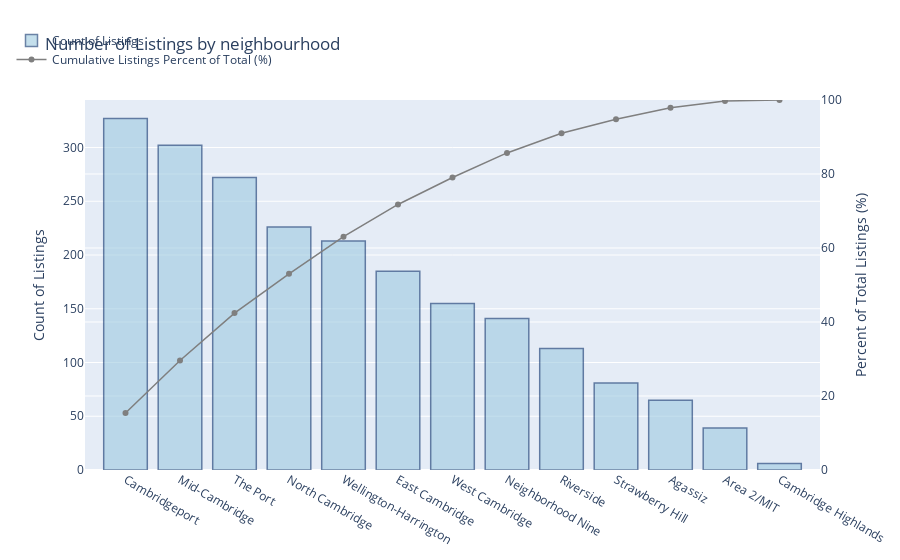

The notebook cell saved with this chart:
### Code cell
n_count = listings.groupby('neighbourhood').count()['id']
n_count = n_count.sort_values(ascending=False)
x = n_count.index
y = n_count
y_cum = np.cumsum(y)
y_perc = 100*y_cum/y.sum()

trace1 = dict(type='bar',
    x=x,
    y=y,
    marker=dict(
        color='rgb(158,202,225)',
        line=dict(
            color='rgb(8,48,107)',
            width=1.5)),
    name='Count of Listings',
    opacity=0.6
)

trace2 = dict(type='scatter',
    x=x,
    y=y_perc,
    marker=dict(
        color='#7F7F7F'
    ),
    line=dict(color= '#7F7F7F', width= 1.5),
    name='Cumulative Listings Percent of Total (%)',
    xaxis='x1', 
    yaxis='y2' 
)
    
data = [trace1, trace2]
layout = go.Layout(
    title='Number of Listings by neighbourhood',
    legend= dict(x=-.1, y=1.2),
    yaxis=dict(
        title='Count of Listings'
    ),
    yaxis2=dict(
        title='Percent of Total Listings (%)',
        range=[0,100],
        overlaying='y',
        anchor='x',
        side='right'
        )
    )

fig = go.Figure(data=data, layout=layout)
py.iplot(fig, filename='Percent of listings by neighbourhood')

### Figure 1 — Plotly figure (JSON) as saved in the notebook; plotly's stock layout.template omitted (floating-point values rounded to 4 significant figures)
{"data": [{"marker": {"color": "rgb(158,202,225)", "line": {"color": "rgb(8,48,107)", "width": 1.5}}, "name": "Count of Listings", "opacity": 0.6, "type": "bar", "x": ["Cambridgeport", "Mid-Cambridge", "The Port", "North Cambridge", "Wellington-Harrington", "East Cambridge", "West Cambridge", "Neighborhood Nine", "Riverside", "Strawberry Hill", "Agassiz", "Area 2/MIT", "Cambridge Highlands"], "y": [327, 302, 272, 226, 213, 185, 155, 141, 113, 81, 65, 39, 6]}, {"line": {"color": "#7F7F7F", "width": 1.5}, "marker": {"color": "#7F7F7F"}, "name": "Cumulative Listings Percent of Total (%)", "type": "scatter", "x": ["Cambridgeport", "Mid-Cambridge", "The Port", "North Cambridge", "Wellington-Harrington", "East Cambridge", "West Cambridge", "Neighborhood Nine", "Riverside", "Strawberry Hill", "Agassiz", "Area 2/MIT", "Cambridge Highlands"], "xaxis": "x", "y": [15.39, 29.6, 42.4, 53.04, 63.06, 71.76, 79.06, 85.69, 91.01, 94.82, 97.88, 99.72, 100], "yaxis": "y2"}], "layout": {"legend": {"x": -0.1, "y": 1.2}, "title": {"text": "Number of Listings by neighbourhood"}, "yaxis": {"title": {"text": "Count of Listings"}}, "yaxis2": {"anchor": "x", "overlaying": "y", "range": [0, 100], "side": "right", "title": {"text": "Percent of Total Listings (%)"}}}}
